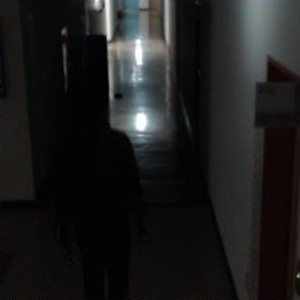
%> input picture wavelet_transform/manWalkVB.jpg, 300 x 300 px
$ octave wl_1.m   (GNU Octave 9; MATLAB toolbox functions it lacks are replaced by stand-ins)
%> lines starting %> are read from the running program, lines starting %| are printed output that depends on the picture
clc; clear all; close all;

% Read an image
img = imread("manWalkVB.jpg");
%> img is the input picture: size 300x300x3 uint8; mean R, G, B 29, 29, 28.6
img = rgb2gray(img);    % im2double(img)
%> img: size 300x300 uint8

% Apply single-level 2D wavelet transform
[LL, LH, HL, HH] = dwt2(img, 'haar');
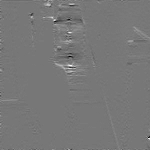
%> LH: size 150x150 double; min -42, max 47.5, mean 0.2; drawn with min black and max white
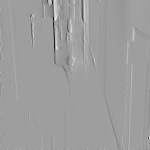
%> HL: size 150x150 double; min -90.5, max 55.5, mean -0.1; drawn with min black and max white
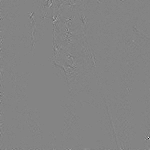
%> HH: size 150x150 double; min -27.5, max 25.5, mean 0; drawn with min black and max white

% Reconstruct the image
reconstructed = idwt2(LL, LH, HL, HH, 'haar');

figure(1)
subplot(1, 2, 1)
imshow(img, []); title('Original Image')
subplot(1, 2, 2)
imshow(reconstructed, []); title('Reconstructed Image')

figure(2)
subplot(2, 2, 1)
imshow(LL, []); title('Approximation (LL)')
subplot(2, 2, 2)
imshow(LH, []); title('Horizontal Detail (LH)')
subplot(2, 2, 3)
imshow(HL, []); title('Vertical Detail (HL)')
subplot(2, 2, 4)
imshow(HH, []); title('Diagonal Detail (HH)')
